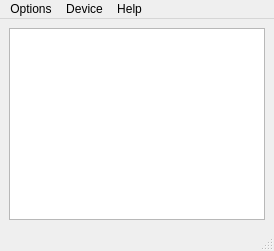
<?xml version="1.0" encoding="UTF-8"?>
<ui version="4.0">
 <class>MainWindow</class>
 <widget class="QMainWindow" name="MainWindow">
  <property name="geometry">
   <rect>
    <x>0</x>
    <y>0</y>
    <width>274</width>
    <height>251</height>
   </rect>
  </property>
  <property name="windowTitle">
   <string>MainWindow</string>
  </property>
  <widget class="QWidget" name="centralwidget">
   <layout class="QGridLayout" name="gridLayout">
    <item row="0" column="0" alignment="Qt::AlignLeft|Qt::AlignTop">
     <widget class="QGraphicsView" name="graphicsView"/>
    </item>
   </layout>
  </widget>
  <widget class="QMenuBar" name="menubar">
   <property name="geometry">
    <rect>
     <x>0</x>
     <y>0</y>
     <width>274</width>
     <height>21</height>
    </rect>
   </property>
   <widget class="QMenu" name="menuOptions">
    <property name="title">
     <string>Options</string>
    </property>
    <addaction name="actionNew_Game"/>
    <addaction name="separator"/>
    <addaction name="actionPause"/>
    <addaction name="actionResume"/>
    <addaction name="separator"/>
    <addaction name="actionExit"/>
   </widget>
   <widget class="QMenu" name="menuHelp">
    <property name="title">
     <string>Help</string>
    </property>
    <addaction name="actionGame_Help"/>
    <addaction name="actionAbout"/>
    <addaction name="actionAbout_Qt"/>
   </widget>
   <widget class="QMenu" name="menuDevice">
    <property name="title">
     <string>Device</string>
    </property>
    <addaction name="actionConfigure"/>
    <addaction name="separator"/>
    <addaction name="actionConnect"/>
    <addaction name="actionDisconnect"/>
   </widget>
   <addaction name="menuOptions"/>
   <addaction name="menuDevice"/>
   <addaction name="menuHelp"/>
  </widget>
  <widget class="QStatusBar" name="statusbar"/>
  <action name="actionPause">
   <property name="text">
    <string>Pause</string>
   </property>
  </action>
  <action name="actionResume">
   <property name="text">
    <string>Resume</string>
   </property>
  </action>
  <action name="actionExit">
   <property name="text">
    <string>Exit</string>
   </property>
  </action>
  <action name="actionGame_Help">
   <property name="text">
    <string>Game &amp;Help</string>
   </property>
  </action>
  <action name="actionAbout">
   <property name="text">
    <string>About</string>
   </property>
  </action>
  <action name="actionAbout_Qt">
   <property name="text">
    <string>About Qt</string>
   </property>
  </action>
  <action name="actionNew_Game">
   <property name="text">
    <string>New Game</string>
   </property>
  </action>
  <action name="actiontest">
   <property name="text">
    <string>test</string>
   </property>
  </action>
  <action name="actionConnect">
   <property name="text">
    <string>Connect</string>
   </property>
  </action>
  <action name="actionConfigure">
   <property name="text">
    <string>Configure</string>
   </property>
  </action>
  <action name="actionDisconnect">
   <property name="text">
    <string>Disconnect</string>
   </property>
  </action>
 </widget>
 <resources/>
 <connections/>
</ui>
